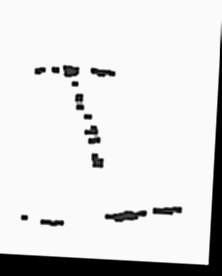
#> input picture best/train/i/aba4a622-ce5d-11eb-b317-38f9d35ea60f_1_.png, 222 x 276 px, given in place of a7967416-ce5d-11eb-b317-38f9d35ea60f.png, which was not available
$ python compare_image.py
#> lines starting #> are read from the running program, lines starting #| are printed output that depends on the picture; pictures that were not available may be replaced by others from this repository, and a replacement may not be noted
# import the necessary packages
from skimage.metrics import structural_similarity as ssim
import matplotlib.pyplot as plt
import numpy as np
import os
import cv2

def mse(imageA, imageB):
    # the 'Mean Squared Error' between the two images is the
    # sum of the squared difference between the two images;
    # NOTE: the two images must have the same dimension
    err = np.sum((imageA.astype("float") - imageB.astype("float")) ** 2)
    err /= float(imageA.shape[0] * imageA.shape[1])

    # return the MSE, the lower the error, the more "similar"
    # the two images are
    return err

def compare_images(imageA, imageB, display, title):
    # compute the mean squared error and structural similarity
    # index for the images
    m = mse(imageA, imageB)
    s = ssim(imageA, imageB)

    if display:
        # setup the figure
        fig = plt.figure(title)
        plt.suptitle("MSE: %.2f, SSIM: %.2f" % (m, s))
        # show first image
        ax = fig.add_subplot(1, 2, 1)
        plt.imshow(imageA, cmap=plt.cm.gray)
        plt.axis("off")
        # show the second image
        ax = fig.add_subplot(1, 2, 2)
        plt.imshow(imageB, cmap=plt.cm.gray)
        plt.axis("off")
        # show the images
        plt.show()

    return {'mse': m, 'ssim': s}

# load the images -- the original, the original + contrast,
# and the original + photoshop
originalImagePath = "./../label_book/IX/a7967416-ce5d-11eb-b317-38f9d35ea60f.png"
#wronglyClass = "X"
original = cv2.imread(originalImagePath)
#> original is the input picture: shape (276, 222, 3); min 0, max 250, mean 222.7
original = cv2.cvtColor(original, cv2.COLOR_BGR2GRAY)
#> original: shape (276, 222)
#contrast = cv2.imread("./../label_book/vii/a5ade382-ce5d-11eb-b317-38f9d35ea60f.png")
def similarity_for_folder(original, targetFolderPath):
    similarityScore = 0
    mseScore = 0
    similarityImagePath = ""
    highScores = []
    for subdir, dirs, files in os.walk(targetFolderPath):
        for file in files:
            filepath = subdir + os.sep + file

            if filepath.endswith(".png"):
                #print(filepath)
                compare = cv2.imread(filepath)
                compare = cv2.cvtColor(compare, cv2.COLOR_BGR2GRAY)
                compare = cv2.resize(compare, (original.shape[1], original.shape[0]))
                data = compare_images(original, compare, False, "")

                if data['ssim'] > similarityScore:
                    similarityImagePath = filepath
                    similarityScore = data['ssim']
                    mseScore = data['mse']

                if data['ssim'] > 0.80:
                    highScores.append({'score': data['ssim'], 'mse': data['mse'], 'path': filepath})

        return {'similarityScore': similarityScore,
                'similarityImagePath': similarityImagePath,
                'mseScore': mseScore,
                'similarityHighScores': highScores}

# [15 lines of commented-out code are left out]

def averageHighScores(similarityHighScores):
    print("Similar count: %d" % (len(similarityHighScores)))
    totalScore = 0
    totalMse = 0
    for data in similarityHighScores:
        #print("SSIM: %.2f | MSE: %.2f for %s" % (data['score'], data['mse'], data['path']))
        totalScore += data['score']
        totalMse += data['mse']

    if totalScore != 0:
        print("\nAverage SSIM: %.2f | Average MSE: %.2f" % (totalScore/len(similarityHighScores), totalMse/len(similarityHighScores)))

    if len(similarityHighScores) != 0:
        return {'averageSSIM': totalScore / len(similarityHighScores),
                'averageMSE': totalMse / len(similarityHighScores)}
    else:
        return {'averageSSIM': -1,
                'averageMSE': 999999999999}

def highestScores(similarityHighScores):
    print("Similar count: %d" % (len(similarityHighScores)))
    bestSSIM = 0
    bestMSE = 1
    for data in similarityHighScores:
        # print("SSIM: %.2f | MSE: %.2f for %s" % (data['score'], data['mse'], data['path']))
        if data['mse'] < bestMSE:
            bestMSE += data['mse']
            bestSSIM += data['ssim']

    return {'bestSSIM': bestSSIM, 'bestMSE': bestMSE}

#averageHighScores(similarityHighScores)

class_names = ['I', 'II', 'III', 'IV', 'V', 'VI', 'VII', 'VIII', 'IX', 'X']

bestMSEScore = 999999999
bestClassName = ''
for number in class_names:
    for subdir, dirs, files in os.walk('./../best/train/' + number):
        print('\n=========')
        print(number + ' (' +subdir+')')
        print('=========')
        data = similarity_for_folder(original, subdir)
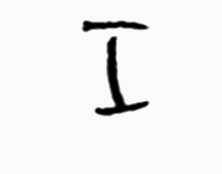
#> input picture best/train/i/abfeb02c-ce5d-11eb-b317-38f9d35ea60f_2_.png, 222 x 174 px
#> in similarity_for_folder, compare is the input picture: shape (174, 222, 3); min 0, max 251, mean 242
#> in similarity_for_folder, `compare = cv2.resize(compare, (original.shape[1], original.shape[0]))`:
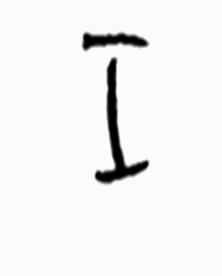
#> compare: shape (276, 222); min 0, max 251, mean 242
#> in mse, `err = np.sum((imageA.astype("float") - imageB.astype("float")) ** 2)`: err = 507382573
#> in mse, `err /= float(imageA.shape[0] * imageA.shape[1])`: err = 8280.8
#> in compare_images, `s = ssim(imageA, imageB)`: s = 0.756
#> in similarity_for_folder, `data = compare_images(original, compare, False, "")`: data = {'mse': 8280.8, 'ssim': 0.756}
#> in similarity_for_folder, `similarityScore = data['ssim']`: similarityScore = 0.756
#> in similarity_for_folder, `mseScore = data['mse']`: mseScore = 8280.8
        similarityScore = data['similarityScore']
        similarityImagePath = data['similarityImagePath']
        mseScore = data['mseScore']
        similarityHighScores = data['similarityHighScores']

        if similarityScore != 0:
            mostSimilarImage = cv2.imread(similarityImagePath)
            mostSimilarImage = cv2.cvtColor(mostSimilarImage, cv2.COLOR_BGR2GRAY)
            mostSimilarImage = cv2.resize(mostSimilarImage, (original.shape[1], original.shape[0]))
            compare_images(original, mostSimilarImage, False, "Original vs. Most similar")
            print("SSIM: %.2f" % (similarityScore))
            print("MSE: %.2f" % (mseScore))
            print("Original: %s" % (originalImagePath))
            print("Most similar image: %s" % (similarityImagePath))
        averageScores = averageHighScores(similarityHighScores)
        averageSSIM = averageScores['averageSSIM']
        averageMSE = averageScores['averageMSE']

        #if number == wronglyClass:
        #    for similar in similarityHighScores:
        #        os.remove(similar['path'])

        if (averageMSE < bestMSEScore):
            bestMSEScore = averageMSE
            bestClassName = number
#> pass 2 of the loop `for number in class_names:`:
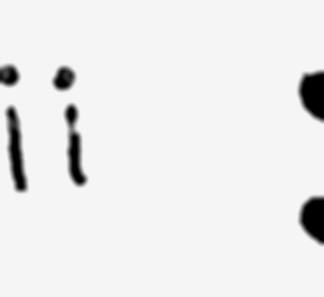
#> input picture best/train/ii/ab2ae9ea-ce5d-11eb-b317-38f9d35ea60f_2_.png, 324 x 297 px
#> in similarity_for_folder, compare is the input picture: shape (297, 324, 3); min 0, max 245, mean 234.8
#> in similarity_for_folder (call 2), `compare = cv2.resize(compare, (original.shape[1], original.shape[0]))`:
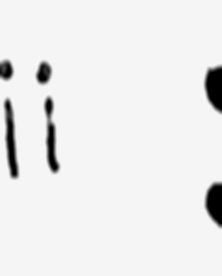
#> compare: shape (276, 222); min 0, max 245, mean 234.8
#> data = {'mse': 7066.3, 'ssim': 0.762}
#> similarityScore = 0.762
#> mseScore = 7066.3

        # [6 lines of commented-out code are left out]

print("\n\nBest matching class: %s" % (bestClassName))
print("Best class MSE: %.2f" % (bestMSEScore))

# [24 lines of commented-out code are left out]
